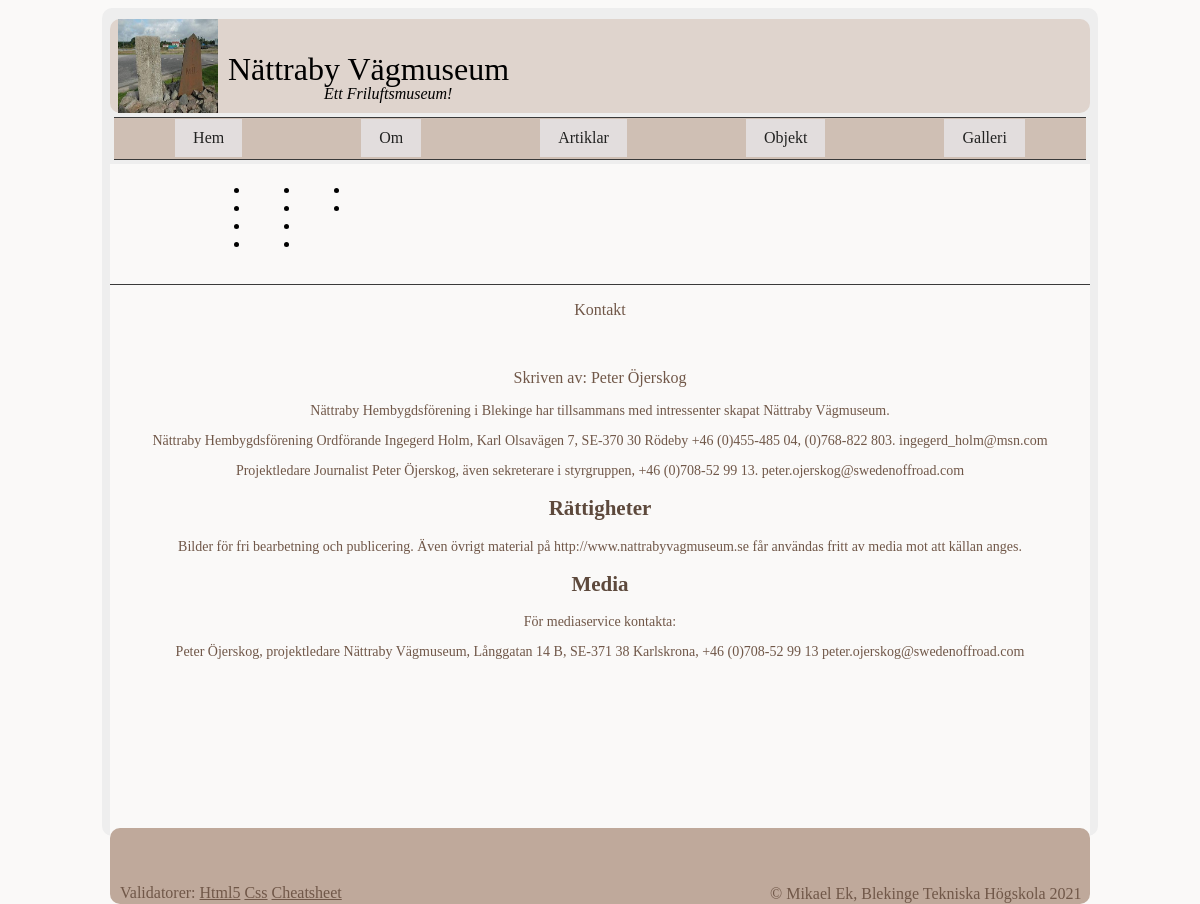
The page /article.php?page=article8 on the database its author committed.
### tables this page shows
CREATE TABLE article
(
    id INTEGER PRIMARY KEY NOT NULL,
    name TEXT UNIQUE NOT NULL,
    title TEXT NOT NULL,
    data TEXT NOT NULL,
    author TEXT NOT NULL,
    gps TEXT,
    mapImage TEXT,
    image1 TEXT,
    image1Alt TEXT,
    image1Text, TEXT,
    image2 TEXT,
    image2Alt TEXT,
    image2Text TEXT
);

### article.php (called while the page is built, shortened)
<?php
require __DIR__ . "/incl/header.php";
require __DIR__ . "/incl/multipage.php";
require __DIR__ . "/incl/footer.php";

### article/article8.php (the view, shortened to what this page needs)
<?php
$fileName = __DIR__ . "/../db/nvm2.sqlite";
$dsn = "sqlite:$fileName";
$db = connectToDatabase($dsn);
$sql = "SELECT * FROM article WHERE id = 24 ";
$stmt = $db->prepare($sql);
$stmt->execute();
$res = $stmt->fetchAll(PDO::FETCH_ASSOC);
$rows = null;
foreach ($res as $row) {
    $rows .= "<tr>";
    $rows .= "<td>{$row['name']}</td>";
    $rows .= "<td>{$row['title']}</td>";
    $rows .= "<td>{$row['data']}</td>";
    $rows .= "<td>{$row['author']}</td>";
    $rows .= "<td>{$row['gps']}</td>";
    $rows .= "<td>{$row['image1']}</td>";
    $rows .= "<td>{$row['image1Alt']}</td>";
    $rows .= "<td>{$row['image1Text']}</td>";
    $rows .= "</tr>\n";
}
?>
<div class="intro">
    <p><?php echo $row['title'] ?></p>
    <p><img src="img/150x150/<?php echo $row['image1'] ?>" alt=""></p>
    <p class=" author">Skriven av: <?php echo $row['author'] ?></p>
</div>
<div class="text-data">
    <p><?php echo $row['data'] ?></p>
    <p><img src="img/150x150/<?php echo $row['image2'] ?>" alt=""></p>
</div>

### css/style.css (style rules this page uses)
html { background-color: #faf9f8; }
p { color: #705748; }
h1, h2 { color:#5d493c }
body { margin: 8px auto; padding: 8px; width: 980px; min-height: 800px; max-height: 800px; background-color: #eee; border-radius: 10px; padding-bottom: 20px; }
.intro { text-align: center; }
.text-data { text-align: center; font-size: 14px; }

### rows shown on the page
article: title "Kontakt", author "Peter Öjerskog", data "Nättraby Hembygdsförening i Blekinge har tillsammans med intressenter skapat Nättraby Vägmuseum. Nättraby Hembygdsförening Ordförande Ingegerd Holm, Karl Olsavägen 7, SE-370 30 Rödeby +46 (0)455-485 04, (0)768-822 803. ingegerd_holm@msn.com Projektledare Journalist Peter Öjerskog, även sekreterare i styrgruppen, +46 (0)708-52 99 13. peter.ojerskog@swedenoffroad.com Rättigheter Bilder för fri bearbetning och publicering. Även övrigt material på http://www.nattrabyvagmuseum.se får användas fritt av media mot att källan anges. Media För mediaservice kontakta: Peter Öjerskog, projektledare Nättraby Vägmuseum, Långgatan 14 B, SE-371 38 Karlskrona, +46 (0)708-52 99 13…"
